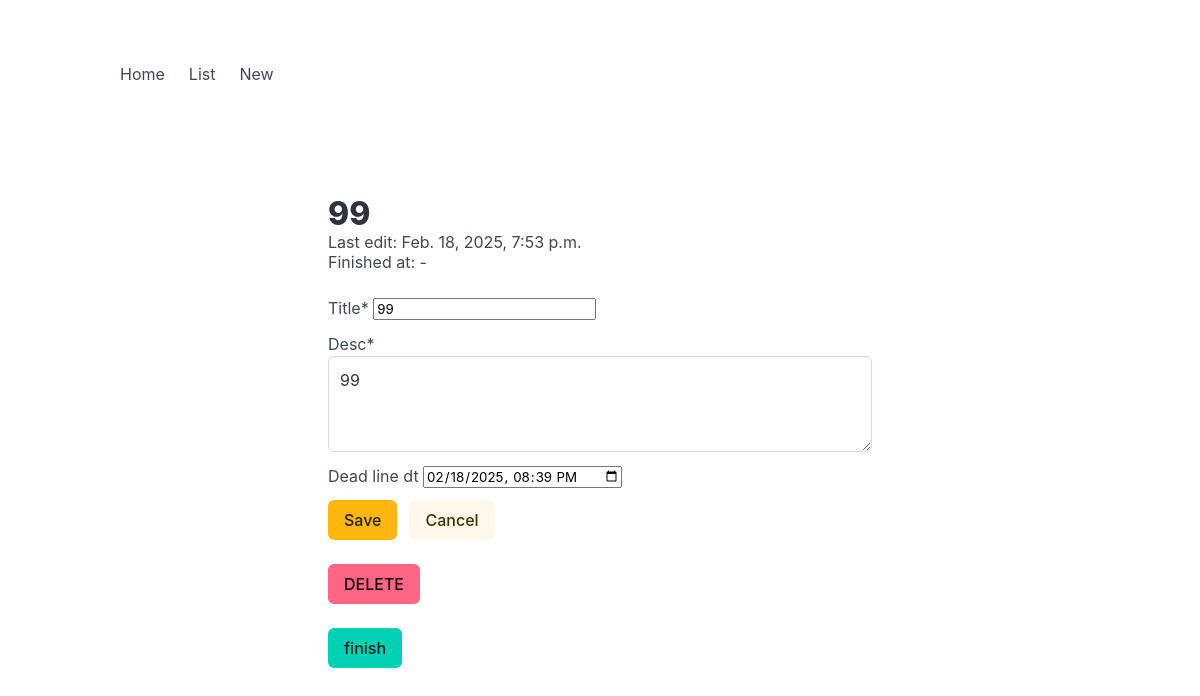
The app's page /todo/13/ (signed in) with its own data.
### todo/models.py (models this page shows, shortened)
class Task(models.Model):
    user = models.ForeignKey(User, on_delete=models.CASCADE)
    title = models.CharField(max_length=100)
    desc = models.CharField(max_length=500)
    is_finished = models.BooleanField(default=False)
    finished_dt = models.DateTimeField(blank=True, null=True)
    dead_line_dt = models.DateTimeField(blank=True, null=True)
    create_dt = models.DateTimeField(auto_now_add=True)
    update_dt = models.DateTimeField(auto_now=True)

### todo/views.py (the view)
# urls.py: path('<int:number>/', views.todo_detail, name='detail'),
def todo_detail(request, number):
    if request.user.is_authenticated:
        task = get_object_or_404(Task, id=number)
        if task.user == request.user:
            if request.method == 'POST':
                form = TaskForm(request.POST, instance=task)
                if form.is_valid():
                    form.save()
                    return redirect('/todo/list/')
            else:
                form = TaskForm(instance=task)
            return render(request, 'todo/detail.html', {'task': task, 'form': form})
    return redirect('/todo/')

### todo/forms.py
class TaskForm(ModelForm):
    class Meta:
        model = Task
        fields = ['title', 'desc', 'dead_line_dt']
        widgets = {
            "desc": forms.Textarea(attrs={"rows": 3}),
            "dead_line_dt": forms.DateTimeInput(attrs={"type": "datetime-local"}),
        }

### todo/templates/todo/detail.html (shortened to what this page needs)
<!DOCTYPE html>
<html>
  <head>
    <link rel="stylesheet" href="https://cdn.jsdelivr.net/npm/bulma@1.0.2/css/bulma.min.css">
  </head>
  <body>
    {% include 'todo/includes/nav.html' %}
  <section class="section container" style="max-width: 640px;">
    <h1 class="title">{{ task.title }}</h1>
    <p class="subtitle is-size-6">
      Last edit: <time datetime="{{ task.update_dt|date:'Y-m-d\TH:i' }}">{{ task.update_dt }}</time><br>
      Finished at: <time datetime="{{ task.finish_dt|date:'Y-m-d\TH:i' }}">{{ task.finish_dt|default:'-' }}</time>
    </p>
    <form method="POST" action="{% url 'todo:detail' number=task.id %}">
      {% load crispy_forms_tags %}
      {{ form|crispy }}
      <div class="buttons">
          <button type="submit" class="button is-warning">Save</button>
          <a href="{% url 'todo:list' %}" class="button is-warning is-light">Cancel</a>
      </div>
    </form>
    <br>
    <form action="{% url 'todo:task_delete' number=task.id %}" method="POST">
        <button type="submit" class="button is-danger">DELETE</button>
    </form>
    <br>
    <form action="{% url 'todo:task_finish' number=task.id %}" method="POST">
        <button type="submit" class="button is-primary">
            {% if task.is_finished %}Un-{% endif %}finish
        </button>
    </form>
  </section>
  </body>
</html>

### records on screen
Task: title "99", update_dt "Feb. 18, 2025, 7:53 p.m.", desc "99", dead_line_dt "02/18/2025 20:39"

### other values on screen
{{ task.finish_dt|default:'-' }} "-"
